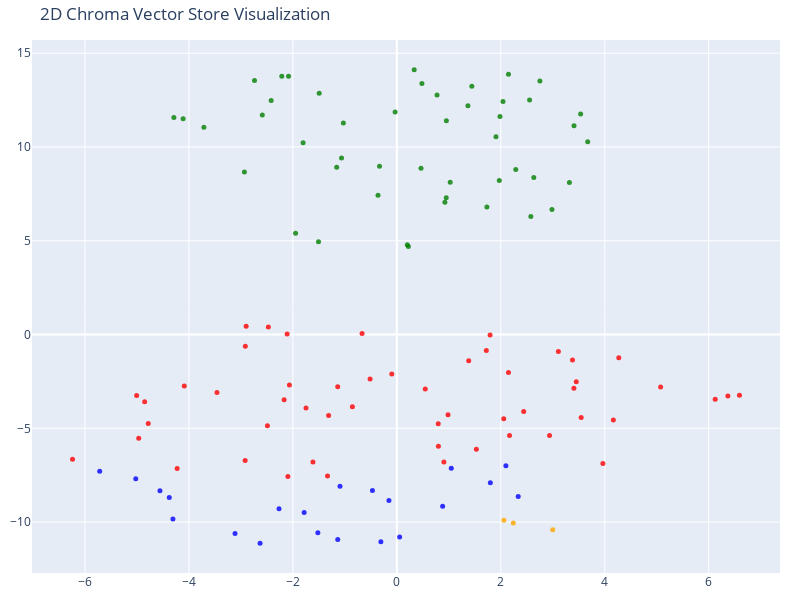

Notebook code for this chart:
### Code cell
# We humans find it easier to visalize things in 2D!
# Reduce the dimensionality of the vectors to 2D using t-SNE
# (t-distributed stochastic neighbor embedding)

tsne = TSNE(n_components=2, random_state=42)
reduced_vectors = tsne.fit_transform(vectors)

# Create the 2D scatter plot
fig = go.Figure(data=[go.Scatter(
    x=reduced_vectors[:, 0],
    y=reduced_vectors[:, 1],
    mode='markers',
    marker=dict(size=5, color=colors, opacity=0.8),
    text=[f"Type: {t}<br>Text: {d[:100]}..." for t, d in zip(doc_types, documents)],
    hoverinfo='text'
)])

fig.update_layout(
    title='2D Chroma Vector Store Visualization',
    scene=dict(xaxis_title='x',yaxis_title='y'),
    width=800,
    height=600,
    margin=dict(r=20, b=10, l=10, t=40)
)

fig.show()

### Figure 1 — Plotly figure (JSON) as saved in the notebook; plotly's stock layout.template omitted (floating-point values rounded to 4 significant figures)
{"data": [{"hoverinfo": "text", "marker": {"color": ["blue", "blue", "blue", "blue", "blue", "blue", "blue", "blue", "blue", "blue", "blue", "blue", "blue", "blue", "blue", "blue", "blue", "blue", "blue", "blue", "blue", "red", "red", "red", "red", "red", "red", "red", "red", "red", "red", "red", "red", "red", "red", "red", "red", "red", "red", "red", "red", "red", "red", "red", "red", "red", "red", "red", "red", "red", "red", "red", "red", "red", "red", "red", "red", "red", "red", "red", "red", "red", "red", "red", "red", "red", "red", "red", "red", "red", "red", "red", "red", "orange", "orange", "orange", "green", "green", "green", "green", "green", "green", "green", "green", "green", "green", "green", "green", "green", "green", "green", "green", "green", "green", "green", "green", "green", "green", "green", "green", "green", "green", "green", "green", "green", "green", "green", "green", "green", "green", "green", "green", "green", "green", "green", "green", "green", "green", "green", "green", "green", "green", "green"], "opacity": 0.8, "size": 5}, "mode": "markers", "text": ["Type: products<br>Text: # Product Summary\n\n# Rellm: AI-Powered Enterprise Reinsurance Solution\n\n## Summary\n\nRellm is an inno...", "Type: products<br>Text: ### Seamless Integrations\nRellm's architecture is designed for effortless integration with existing ...", "Type: products<br>Text: ### Regulatory Compliance Tools\nRellm includes built-in compliance tracking features to help organiz...", "Type: products<br>Text: Join the growing number of organizations leveraging Rellm to enhance their reinsurance processes whi...", "Type: products<br>Text: Experience the future of reinsurance with Rellm, where innovation meets reliability. Let Insurellm h...", "Type: products<br>Text: # Product Summary\n\n# Markellm\n\n## Summary\n\nMarkellm is an innovative two-sided marketplace designed ...", "Type: products<br>Text: - **User-Friendly Interface**: Designed with user experience in mind, Markellm features an intuitive...", "Type: products<br>Text: - **Customer Support**: Our dedicated support team is always available to assist both consumers and ...", "Type: products<br>Text: ### For Insurance Companies:\n- **Basic Listing Fee**: $199/month for a featured listing on the platf...", "Type: products<br>Text: ### Q3 2025\n- Initiate a comprehensive marketing campaign targeting both consumers and insurers to i...", "Type: products<br>Text: # Product Summary\n\n# Homellm\n\n## Summary\nHomellm is an innovative home insurance product developed b...", "Type: products<br>Text: ### 2. Dynamic Pricing Model\nWith Homellm's innovative dynamic pricing model, insurance providers ca...", "Type: products<br>Text: ### 5. Multi-Channel Integration\nHomellm seamlessly integrates into existing insurance platforms, pr...", "Type: products<br>Text: - **Basic Tier:** Starting at $5,000/month for small insurers with basic integration features.\n- **S...", "Type: products<br>Text: All tiers include a comprehensive training program and ongoing updates to ensure optimal performance...", "Type: products<br>Text: With Homellm, Insurellm is committed to transforming the landscape of home insurance, ensuring both ...", "Type: products<br>Text: # Product Summary\n\n# Carllm\n\n## Summary\n\nCarllm is an innovative auto insurance product developed by...", "Type: products<br>Text: - **Instant Quoting**: With Carllm, insurance companies can offer near-instant quotes to customers, ...", "Type: products<br>Text: - **Mobile Integration**: Carllm is designed to work seamlessly with mobile applications, providing ...", "Type: products<br>Text: - **Professional Tier**: $2,500/month\n  - For medium-sized companies.\n  - All Basic Tier features pl...", "Type: products<br>Text: ### Q2 2025: Customer Experience Improvements\n- Launch of a new **mobile app** for end-users.\n- Intr...", "Type: contracts<br>Text: # Contract with GreenField Holdings for Markellm\n\n**Effective Date:** November 15, 2023  \n**Contract...", "Type: contracts<br>Text: ## Renewal\n1. **Automatic Renewal**: This contract will automatically renew for sequential one-year ...", "Type: contracts<br>Text: ## Features\n1. **AI-Powered Matching**: Access to advanced algorithms that connect GreenField Holdin...", "Type: contracts<br>Text: ## Support\n1. **Customer Support Access**: The Client will have access to dedicated support through ...", "Type: contracts<br>Text: **Signatures:**  \n_________________________                           _________________________  \n**...", "Type: contracts<br>Text: # Contract with EverGuard Insurance for Rellm: AI-Powered Enterprise Reinsurance Solution\n\n**Contrac...", "Type: contracts<br>Text: 4. **Usage Rights**: EverGuard Insurance is granted a non-exclusive, non-transferable license to acc...", "Type: contracts<br>Text: 1. **Core Functionality**: Rellm provides EverGuard Insurance with advanced AI-driven analytics, sea...", "Type: contracts<br>Text: 1. **Customer Support**: Insurellm will provide EverGuard Insurance with 24/7 customer support, incl...", "Type: contracts<br>Text: ---\n\n**Signatures**  \n**For Insurellm**: __________________________  \n**Name**: John Smith  \n**Title...", "Type: contracts<br>Text: # Contract with Greenstone Insurance for Homellm\n\n---\n\n## Terms\n\n1. **Parties**: This Contract (\"Agr...", "Type: contracts<br>Text: 4. **Payment Terms**: \n   - The Customer shall pay an amount of $10,000 per month for the Standard T...", "Type: contracts<br>Text: ---\n\n## Features\n\n- **AI-Powered Risk Assessment**: Customer will have access to enhanced risk evalu...", "Type: contracts<br>Text: - **Customer Portal**: A dedicated portal will be provided, allowing the Customer's clients to manag...", "Type: contracts<br>Text: ______________________________  \n[Name], [Title]  \nDate: ______________________\n\n**For Greenstone In...", "Type: contracts<br>Text: # Contract with Roadway Insurance Inc. for Carllm\n\n---\n\n## Terms\n\n1. **Agreement Effective Date**: T...", "Type: contracts<br>Text: ---\n\n## Renewal\n\n1. **Automatic Renewal**: This agreement will automatically renew for an additional...", "Type: contracts<br>Text: ---\n\n## Features\n\n1. **Access to Core Features**: Roadway Insurance Inc. will have access to all Pro...", "Type: contracts<br>Text: ---\n\n## Support\n\n1. **Technical Support**: Roadway Insurance Inc. will receive priority technical su...", "Type: contracts<br>Text: # Contract with Stellar Insurance Co. for Rellm\n\n## Terms\nThis contract is made between **Insurellm*...", "Type: contracts<br>Text: ### Termination\nEither party may terminate this agreement with a **30-day written notice**. In the e...", "Type: contracts<br>Text: ## Features\nStellar Insurance Co. will receive access to the following features of the Rellm product...", "Type: contracts<br>Text: ## Support\nInsurellm provides Stellar Insurance Co. with the following support services:\n\n- **24/7 T...", "Type: contracts<br>Text: # Contract with TechDrive Insurance for Carllm\n\n**Contract Date:** October 1, 2024  \n**Contract Dura...", "Type: contracts<br>Text: ## Renewal\n\n1. **Automatic Renewal**: This contract shall automatically renew for additional one-yea...", "Type: contracts<br>Text: ## Support\n\n1. **Customer Support**: Insurellm will provide 24/7 customer support to TechDrive Insur...", "Type: contracts<br>Text: **TechDrive Insurance Representative:**  \nName: Sarah Johnson  \nTitle: Operations Director  \nDate: _...", "Type: contracts<br>Text: # Contract with Belvedere Insurance for Markellm\n\n## Terms\nThis Contract (\"Agreement\") is made and e...", "Type: contracts<br>Text: ## Renewal\n1. **Renewal Terms**: This Agreement may be renewed for additional one-year terms upon mu...", "Type: contracts<br>Text: ## Features\n1. **AI-Powered Matching**: Belvedere Insurance will benefit from Markellm's AI-powered ...", "Type: contracts<br>Text: ## Support\n1. **Technical Support**: Technical support will be available from 9 AM to 7 PM EST, Mond...", "Type: contracts<br>Text: **Belvedere Insurance**  \nSignature: ______________________  \nName: [Authorized Signatory]  \nTitle: ...", "Type: contracts<br>Text: # Contract with Velocity Auto Solutions for Carllm\n\n**Contract Date:** October 1, 2023  \n**Contract ...", "Type: contracts<br>Text: ## Renewal\n\n1. **Automatic Renewal**: This contract will automatically renew for successive 12-month...", "Type: contracts<br>Text: ## Support\n\n1. **Customer Support**: Velocity Auto Solutions will have access to Insurellm’s custome...", "Type: contracts<br>Text: # Contract with GreenValley Insurance for Homellm\n\n**Contract Date:** October 6, 2023  \n**Contract N...", "Type: contracts<br>Text: 4. **Confidentiality:** Both parties agree to maintain the confidentiality of proprietary informatio...", "Type: contracts<br>Text: 1. **AI-Powered Risk Assessment:** Access to advanced AI algorithms for real-time risk evaluations.\n...", "Type: contracts<br>Text: 3. **Regular Updates:** Insurellm will offer ongoing updates and enhancements to the Homellm platfor...", "Type: contracts<br>Text: # Contract with BrightWay Solutions for Markellm\n\n**Contract Date:** October 5, 2023  \n**Contract ID...", "Type: contracts<br>Text: 3. **Service Level Agreement (SLA):**  \n   Insurellm commits to a 99.9% uptime for the platform with...", "Type: contracts<br>Text: 2. **Real-Time Quote Availability:**  \n   Consumers sourced via BrightWay Solutions will receive rea...", "Type: contracts<br>Text: 3. **Training and Onboarding:**  \n   Insurellm agrees to provide one free training session on how to...", "Type: contracts<br>Text: # Contract with Pinnacle Insurance Co. for Homellm\n\n## Terms\nThis contract (\"Contract\") is entered i...", "Type: contracts<br>Text: ## Renewal\n1. **Renewal Terms**: At the end of the initial term, this Contract shall automatically r...", "Type: contracts<br>Text: ## Features\n1. **AI-Powered Risk Assessment**: Utilized for tailored underwriting decisions specific...", "Type: contracts<br>Text: ## Support\n1. **Technical Support**: Insurellm shall provide 24/7 technical support via an email and...", "Type: contracts<br>Text: # Contract with Apex Reinsurance for Rellm: AI-Powered Enterprise Reinsurance Solution\n\n## Terms\n\n1....", "Type: contracts<br>Text: ## Renewal\n\n1. **Automatic Renewal**: This Agreement will automatically renew for successive one-yea...", "Type: contracts<br>Text: 2. **Seamless Integrations**: The architecture of Rellm allows for easy integration with existing sy...", "Type: contracts<br>Text: 1. **Technical Support**: Provider shall offer dedicated technical support to the Client via phone, ...", "Type: contracts<br>Text: **Insurellm, Inc.**  \n_____________________________  \nAuthorized Signature   \nDate: ________________...", "Type: company<br>Text: # Overview of Insurellm\n\nInsurellm is an innovative insurance tech firm with 200 employees across th...", "Type: company<br>Text: # Careers at Insurellm\n\nInsurellm is hiring! We are looking for talented software engineers, data sc...", "Type: company<br>Text: # About Insurellm\n\nInsurellm was founded by Avery Lancaster in 2015 as an insurance tech startup des...", "Type: employees<br>Text: # HR Record\n\n# Alex Chen\n\n## Summary\n- **Date of Birth:** March 15, 1990  \n- **Job Title:** Backend ...", "Type: employees<br>Text: ## Annual Performance History\n- **2020:**  \n  - Completed onboarding successfully.  \n  - Met expecta...", "Type: employees<br>Text: ## Compensation History\n- **2020:** Base Salary: $80,000  \n- **2021:** Base Salary Increase to $90,0...", "Type: employees<br>Text: Alex Chen continues to be a vital asset at Insurellm, contributing significantly to innovative backe...", "Type: employees<br>Text: # HR Record\n\n# Oliver Spencer\n\n## Summary\n- **Date of Birth**: May 14, 1990  \n- **Job Title**: Backe...", "Type: employees<br>Text: ## Annual Performance History\n- **2018**: **3/5** - Adaptable team player but still learning to take...", "Type: employees<br>Text: ## Compensation History\n- **March 2018**: Initial salary of $80,000.\n- **July 2019**: Salary increas...", "Type: employees<br>Text: # HR Record\n\n# Emily Tran\n\n## Summary\n- **Date of Birth:** March 18, 1991  \n- **Job Title:** Digital...", "Type: employees<br>Text: - **January 2017 - May 2018**: Marketing Intern  \n  - Supported the Marketing team by collaborating ...", "Type: employees<br>Text: - **2021**:  \n  - Performance Rating: Meets Expectations  \n  - Key Achievements: Contributed to the ...", "Type: employees<br>Text: - **Professional Development Goals**:  \n  - Emily Tran aims to become a Marketing Manager within the...", "Type: employees<br>Text: # HR Record\n\n# Jordan Blake\n\n## Summary\n- **Date of Birth:** March 15, 1993  \n- **Job Title:** Sales...", "Type: employees<br>Text: ## Annual Performance History\n- **2021:** First year at Insurellm; achieved 90% of monthly targets. ...", "Type: employees<br>Text: ## Other HR Notes\n- Jordan has shown an interest in continuing education, actively participating in ...", "Type: employees<br>Text: # Avery Lancaster\n\n## Summary\n- **Date of Birth**: March 15, 1985  \n- **Job Title**: Co-Founder & Ch...", "Type: employees<br>Text: - **2010 - 2013**: Business Analyst at Edge Analytics  \n  Prior to joining Innovate, Avery worked as...", "Type: employees<br>Text: - **2018**: **Exceeds Expectations**  \n  Under Avery’s pivoted vision, Insurellm launched two new su...", "Type: employees<br>Text: - **2022**: **Satisfactory**  \n  Avery focused on rebuilding team dynamics and addressing employee c...", "Type: employees<br>Text: ## Compensation History\n- **2015**: $150,000 base salary + Significant equity stake  \n- **2016**: $1...", "Type: employees<br>Text: ## Other HR Notes\n- **Professional Development**: Avery has actively participated in leadership trai...", "Type: employees<br>Text: # HR Record\n\n# Maxine Thompson\n\n## Summary\n- **Date of Birth:** January 15, 1991  \n- **Job Title:** ...", "Type: employees<br>Text: ## Insurellm Career Progression\n- **January 2017 - October 2018**: **Junior Data Engineer**  \n  * Ma...", "Type: employees<br>Text: ## Annual Performance History\n- **2017**: *Meets Expectations*  \n  Maxine showed potential in her ro...", "Type: employees<br>Text: - **2021**: *Exceeds Expectations*  \n  Maxine spearheaded the transition to a new data warehousing s...", "Type: employees<br>Text: ## Compensation History\n- **2017**: $70,000 (Junior Data Engineer)  \n- **2018**: $75,000 (Junior Dat...", "Type: employees<br>Text: # Samantha Greene\n\n## Summary\n- **Date of Birth:** October 14, 1990\n- **Job Title:** HR Generalist\n-...", "Type: employees<br>Text: ## Annual Performance History\n- **2020:** Exceeds Expectations  \n  Samantha Greene demonstrated exce...", "Type: employees<br>Text: ## Compensation History\n- **2020:** Base Salary - $55,000  \n  The entry-level salary matched industr...", "Type: employees<br>Text: - **2023:** Base Salary - $70,000  \n  Recognized for substantial improvement in employee relations m...", "Type: employees<br>Text: # HR Record\n\n# Alex Thomson\n\n## Summary\n- **Date of Birth:** March 15, 1995  \n- **Job Title:** Sales...", "Type: employees<br>Text: ## Annual Performance History  \n- **2022** - Rated as \"Exceeds Expectations.\" Alex Thomson achieved ...", "Type: employees<br>Text: ## Other HR Notes\n- Alex Thomson is an active member of the Diversity and Inclusion committee at Ins...", "Type: employees<br>Text: # HR Record\n\n# Samuel Trenton\n\n## Summary\n- **Date of Birth:** April 12, 1989  \n- **Job Title:** Sen...", "Type: employees<br>Text: ## Annual Performance History\n- **2023:** Rating: 4.5/5  \n  *Samuel exceeded expectations, successfu...", "Type: employees<br>Text: ## Compensation History\n- **2023:** Base Salary: $115,000 + Bonus: $15,000  \n  *Annual bonus based o...", "Type: employees<br>Text: - **Engagement in Company Culture:** Regularly participates in team-building events and contributes ...", "Type: employees<br>Text: # HR Record\n\n# Alex Harper\n\n## Summary\n- **Date of Birth**: March 15, 1993  \n- **Job Title**: Sales ...", "Type: employees<br>Text: ## Annual Performance History  \n- **2021**:  \n  - **Performance Rating**: 4.5/5  \n  - **Key Achievem...", "Type: employees<br>Text: - **2022**:  \n  - **Base Salary**: $65,000 (Promotion to Senior SDR)  \n  - **Bonus**: $13,000 (20% o...", "Type: employees<br>Text: # HR Record\n\n# Jordan K. Bishop\n\n## Summary\n- **Date of Birth:** March 15, 1990\n- **Job Title:** Fro...", "Type: employees<br>Text: ## Annual Performance History\n- **2019:** Exceeds Expectations - Continuously delivered high-quality...", "Type: employees<br>Text: ## Compensation History\n- **June 2018:** Starting Salary - $85,000\n- **June 2019:** Salary Increase ...", "Type: employees<br>Text: ## Other HR Notes\n- Jordan K. Bishop has been an integral part of club initiatives, including the In...", "Type: employees<br>Text: # HR Record\n\n# Emily Carter\n\n## Summary\n- **Date of Birth:** August 12, 1990  \n- **Job Title:** Acco...", "Type: employees<br>Text: - **2017-2019:** Marketing Intern  \n  - Assisted with market research and campaign development for s...", "Type: employees<br>Text: ## Compensation History\n| Year | Base Salary | Bonus         | Total Compensation |\n|------|--------...", "Type: employees<br>Text: Emily Carter exemplifies the kind of talent that drives Insurellm's success and is an invaluable ass..."], "type": "scatter", "x": [1.799, 1.047, 2.098, -3.113, 2.335, -4.378, -4.558, -5.023, -5.717, -4.308, -0.1524, -1.094, -0.4695, -1.784, -2.267, 0.8809, 0.05378, -0.3072, -1.137, -1.52, -2.632, -3.461, 6.125, -2.919, -6.24, -2.472, 2.057, 2.168, 1.53, 0.9841, -0.6692, -2.169, -2.49, -1.334, -1.138, -2.9, 4.27, 5.075, 3.963, 2.148, 3.546, 4.165, 0.7998, 0.7963, 3.108, 3.452, 1.721, 1.794, -4.09, 6.592, -4.227, -0.09739, -2.915, 3.38, 3.406, 1.383, -1.748, -1.312, -1.614, -0.8552, -4.852, -4.783, -4.966, -5.006, -2.067, 6.368, -2.096, -0.5148, 2.441, 2.937, 0.9049, 0.5463, -2.111, 2.06, 2.999, 2.24, 0.9502, -2.214, 2.042, -1.507, 0.9243, -2.084, 2.553, -0.3331, -1.064, 0.953, -1.157, 1.971, 1.367, 2.984, 0.2216, -3.712, -4.112, -4.29, 2.147, 0.201, -0.3622, -1.029, -2.419, -2.589, -0.03336, 3.672, -1.494, 3.536, 3.408, 2.635, 0.3335, 3.32, 1.026, 0.4826, 1.443, -2.933, 2.288, 0.7732, 1.907, 1.732, -2.739, 2.752, 2.578, 0.4647, -1.804, 1.984, -1.948], "y": [-7.902, -7.123, -6.997, -10.6, -8.641, -8.691, -8.33, -7.689, -7.295, -9.83, -8.85, -8.084, -8.317, -9.49, -9.289, -9.162, -10.8, -11.05, -10.93, -10.56, -11.13, -3.088, -3.444, -6.717, -6.655, 0.4014, -4.484, -5.386, -6.11, -4.274, 0.05336, -3.476, -4.868, -7.54, -2.781, 0.4423, -1.236, -2.794, -6.883, -2.021, -4.428, -4.55, -5.961, -4.751, -0.904, -2.518, -0.8551, -0.02373, -2.748, -3.231, -7.148, -2.101, -0.6263, -1.36, -2.857, -1.394, -3.91, -4.321, -6.802, -3.854, -3.584, -4.746, -5.53, -3.255, -2.693, -3.274, -7.563, -2.369, -4.106, -5.389, -6.79, -2.908, 0.02305, -9.899, -10.41, -10.05, 7.297, 13.77, 12.43, 4.953, 7.053, 13.77, 12.5, 8.972, 9.409, 11.4, 8.921, 8.21, 12.2, 6.671, 4.693, 11.06, 11.51, 11.57, 13.87, 4.791, 7.424, 11.28, 12.48, 11.71, 11.86, 10.28, 12.87, 11.76, 11.13, 8.379, 14.12, 8.103, 8.118, 13.39, 13.24, 8.666, 8.793, 12.77, 10.55, 6.799, 13.55, 13.51, 6.294, 8.862, 10.22, 11.62, 5.398]}], "layout": {"height": 600, "margin": {"b": 10, "l": 10, "r": 20, "t": 40}, "scene": {"xaxis": {"title": {"text": "x"}}, "yaxis": {"title": {"text": "y"}}}, "title": {"text": "2D Chroma Vector Store Visualization"}, "width": 800}}
